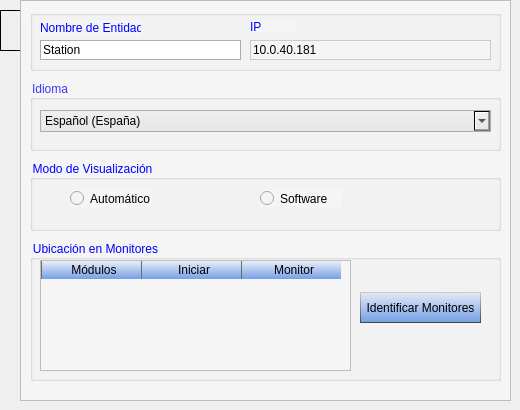
    <widget class="QWidget" name="page">
     <widget class="QFrame" name="frame_5">
      <property name="geometry">
       <rect>
        <x>0</x>
        <y>10</y>
        <width>21</width>
        <height>41</height>
       </rect>
      </property>
      <property name="styleSheet">
       <string notr="true">background-color: qconicalgradient(cx:0.663, cy:0.511, angle:90.9, stop:0.351648 rgba(255, 255, 255, 0), stop:0.664773 rgba(255, 255, 255, 0), stop:0.670455 rgba(240, 240, 240, 255), stop:0.823864 rgba(240, 240, 240, 255), stop:0.829545 rgba(255, 255, 255, 0));</string>
      </property>
      <property name="frameShape">
       <enum>QFrame::StyledPanel</enum>
      </property>
      <property name="frameShadow">
       <enum>QFrame::Raised</enum>
      </property>
     </widget>
     <widget class="QFrame" name="frame_11">
      <property name="geometry">
       <rect>
        <x>20</x>
        <y>0</y>
        <width>491</width>
        <height>401</height>
       </rect>
      </property>
      <property name="frameShape">
       <enum>QFrame::StyledPanel</enum>
      </property>
      <property name="frameShadow">
       <enum>QFrame::Raised</enum>
      </property>
      <widget class="QFrame" name="frame_12">
       <property name="geometry">
        <rect>
         <x>0</x>
         <y>0</y>
         <width>491</width>
         <height>401</height>
        </rect>
       </property>
       <property name="styleSheet">
        <string notr="true">background-color: rgb(245, 245, 245);</string>
       </property>
       <property name="frameShape">
        <enum>QFrame::StyledPanel</enum>
       </property>
       <property name="frameShadow">
        <enum>QFrame::Raised</enum>
       </property>
       <widget class="QGroupBox" name="groupBox_3">
        <property name="geometry">
         <rect>
          <x>10</x>
          <y>160</y>
          <width>471</width>
          <height>71</height>
         </rect>
        </property>
        <property name="styleSheet">
         <string notr="true">color: rgb(0, 0, 255);</string>
        </property>
        <property name="title">
         <string>Modo de Visualización</string>
        </property>
        <widget class="QRadioButton" name="radioButton">
         <property name="geometry">
          <rect>
           <x>40</x>
           <y>30</y>
           <width>82</width>
           <height>17</height>
          </rect>
         </property>
         <property name="styleSheet">
          <string notr="true">color: rgb(0, 0, 0);</string>
         </property>
         <property name="text">
          <string>Automático</string>
         </property>
        </widget>
        <widget class="QRadioButton" name="radioButton_2">
         <property name="geometry">
          <rect>
           <x>230</x>
           <y>30</y>
           <width>82</width>
           <height>17</height>
          </rect>
         </property>
         <property name="styleSheet">
          <string notr="true">color: rgb(0, 0, 0);</string>
         </property>
         <property name="text">
          <string>Software</string>
         </property>
        </widget>
       </widget>
       <widget class="QGroupBox" name="groupBox_4">
        <property name="geometry">
         <rect>
          <x>10</x>
          <y>240</y>
          <width>471</width>
          <height>141</height>
         </rect>
        </property>
        <property name="styleSheet">
         <string notr="true">color: rgb(0, 0, 255);</string>
        </property>
        <property name="title">
         <string>Ubicación en Monitores</string>
        </property>
        <widget class="QTableWidget" name="tableWidget">
         <property name="geometry">
          <rect>
           <x>10</x>
           <y>20</y>
           <width>311</width>
           <height>111</height>
          </rect>
         </property>
         <property name="styleSheet">
          <string notr="true">QHeaderView::section {
    background-color: qlineargradient(spread:pad, x1:0.5, y1:1, x2:0.494, y2:0, stop:0 rgba(117, 160, 229, 255), stop:1 rgba(233, 238, 248, 255));
    color: black;
    padding-left: 5px;
	border:none;
    border-left: 1px solid #6c6c6c;
}

QTableWidget{
	color: black;
}

</string>
         </property>
         <column>
          <property name="text">
           <string>Módulos</string>
          </property>
         </column>
         <column>
          <property name="text">
           <string>Iniciar</string>
          </property>
         </column>
         <column>
          <property name="text">
           <string>Monitor</string>
          </property>
         </column>
        </widget>
        <widget class="QPushButton" name="pushButton_10">
         <property name="geometry">
          <rect>
           <x>330</x>
           <y>52</y>
           <width>121</width>
           <height>31</height>
          </rect>
         </property>
         <property name="styleSheet">
          <string notr="true">QPushButton#pushButton_10{
	color: rgb(0, 0, 0);
	background-color: qlineargradient(spread:pad, x1:0.494318, y1:1, x2:0.5, y2:0, stop:0 rgba(116, 159, 229, 255), stop:1 rgba(228, 235, 247, 255));
	border-top: 1px solid rgb(202, 202, 202);
	border-bottom: 1px solid rgb(70, 70, 70);
	border-left: 1px solid qlineargradient(spread:pad, x1:0.505682, y1:1, x2:0.505227, y2:0, stop:0 rgba(70, 70, 70, 255), stop:1 rgba(202, 202, 202, 255));
	border-right: 1px solid qlineargradient(spread:pad, x1:0.505682, y1:1, x2:0.505227, y2:0, stop:0 rgba(70, 70, 70, 255), stop:1 rgba(202, 202, 202, 255));
}

QPushButton#pushButton_10:hover{
	color: rgb(0, 0, 0);
	border: none;
	background-color: qlineargradient(spread:pad, x1:0.511, y1:0, x2:0.568, y2:1, stop:0 rgba(116, 159, 229, 255), stop:1 rgba(228, 235, 247, 255));
}

QPushButton#pushButton_10:checked{
	color: rgb(0, 0, 0);
	background-color: qlineargradient(spread:pad, x1:0.511, y1:0, x2:0.568, y2:1, stop:0 rgba(116, 159, 229, 255), stop:1 rgba(228, 235, 247, 255));
	border-bottom: 1px solid rgb(202, 202, 202);
	border-top: 1px solid rgb(70, 70, 70);
	border-left: 1px solid qlineargradient(spread:pad, x1:0.5, y1:0, x2:0.488, y2:1, stop:0 rgba(70, 70, 70, 255), stop:1 rgba(202, 202, 202, 255));
	border-right: 1px solid qlineargradient(spread:pad, x1:0.5, y1:0, x2:0.488, y2:1, stop:0 rgba(70, 70, 70, 255), stop:1 rgba(202, 202, 202, 255));
}

</string>
         </property>
         <property name="text">
          <string>Identificar Monitores</string>
         </property>
         <property name="checkable">
          <bool>false</bool>
         </property>
         <property name="checked">
          <bool>false</bool>
         </property>
        </widget>
       </widget>
       <widget class="QGroupBox" name="groupBox_2">
        <property name="geometry">
         <rect>
          <x>10</x>
          <y>80</y>
          <width>471</width>
          <height>71</height>
         </rect>
        </property>
        <property name="styleSheet">
         <string notr="true">color: rgb(56, 56, 250);</string>
        </property>
        <property name="title">
         <string>Idioma</string>
        </property>
        <widget class="QComboBox" name="comboBox">
         <property name="geometry">
          <rect>
           <x>10</x>
           <y>30</y>
           <width>451</width>
           <height>22</height>
          </rect>
         </property>
         <property name="styleSheet">
          <string notr="true">QComboBox{
	color: rgb(0, 0, 0);
	border: 1px solid rgb(172, 172, 172);
	background-color: qlineargradient(spread:pad, x1:0.494, y1:1, x2:0.5, y2:0, stop:0 rgba(230, 230, 230, 255), stop:1 rgba(239, 239, 239, 255));
}

QComboBox:hover{
	color: rgb(0, 0, 0);
	border: 1px solid rgb(86, 157, 229);
	background-color: qlineargradient(spread:pad, x1:0.505682, y1:1, x2:0.511, y2:0, stop:0 rgba(220, 236, 252, 255), stop:1 rgba(234, 243, 252, 255));
}

</string>
         </property>
         <property name="editable">
          <bool>false</bool>
         </property>
         <property name="currentIndex">
          <number>0</number>
         </property>
         <item>
          <property name="text">
           <string>Español (España)</string>
          </property>
         </item>
        </widget>
       </widget>
       <widget class="QGroupBox" name="groupBox">
        <property name="geometry">
         <rect>
          <x>10</x>
          <y>10</y>
          <width>471</width>
          <height>61</height>
         </rect>
        </property>
        <property name="styleSheet">
         <string notr="true"/>
        </property>
        <property name="title">
         <string/>
        </property>
        <widget class="QLineEdit" name="lineEdit">
         <property name="geometry">
          <rect>
           <x>10</x>
           <y>30</y>
           <width>201</width>
           <height>20</height>
          </rect>
         </property>
         <property name="styleSheet">
          <string notr="true">QLineEdit{
	background-color: rgb(255, 255, 255);
	border: 1px solid rgb(171, 173, 179);
	border-radius: 0px;
}
QLineEdit:hover{
	background-color: rgb(255, 255, 255);
	border: 1px solid rgb(86, 157, 229);
	border-radius: 0px;
}
</string>
         </property>
         <property name="text">
          <string>Station</string>
         </property>
        </widget>
        <widget class="QLineEdit" name="lineEdit_2">
         <property name="geometry">
          <rect>
           <x>220</x>
           <y>30</y>
           <width>241</width>
           <height>20</height>
          </rect>
         </property>
         <property name="styleSheet">
          <string notr="true">border: 1px solid rgb(204, 204, 187);</string>
         </property>
         <property name="text">
          <string>10.0.40.181</string>
         </property>
        </widget>
        <widget class="QLabel" name="label">
         <property name="geometry">
          <rect>
           <x>10</x>
           <y>10</y>
           <width>101</width>
           <height>16</height>
          </rect>
         </property>
         <property name="styleSheet">
          <string notr="true">color: rgb(0, 0, 255);
border: none;</string>
         </property>
         <property name="text">
          <string>Nombre de Entidad</string>
         </property>
        </widget>
        <widget class="QLabel" name="label_2">
         <property name="geometry">
          <rect>
           <x>220</x>
           <y>10</y>
           <width>47</width>
           <height>13</height>
          </rect>
         </property>
         <property name="styleSheet">
          <string notr="true">color: rgb(0, 0, 255);
border: none;</string>
         </property>
         <property name="text">
          <string>IP</string>
         </property>
        </widget>
       </widget>
      </widget>
     </widget>
    </widget>
